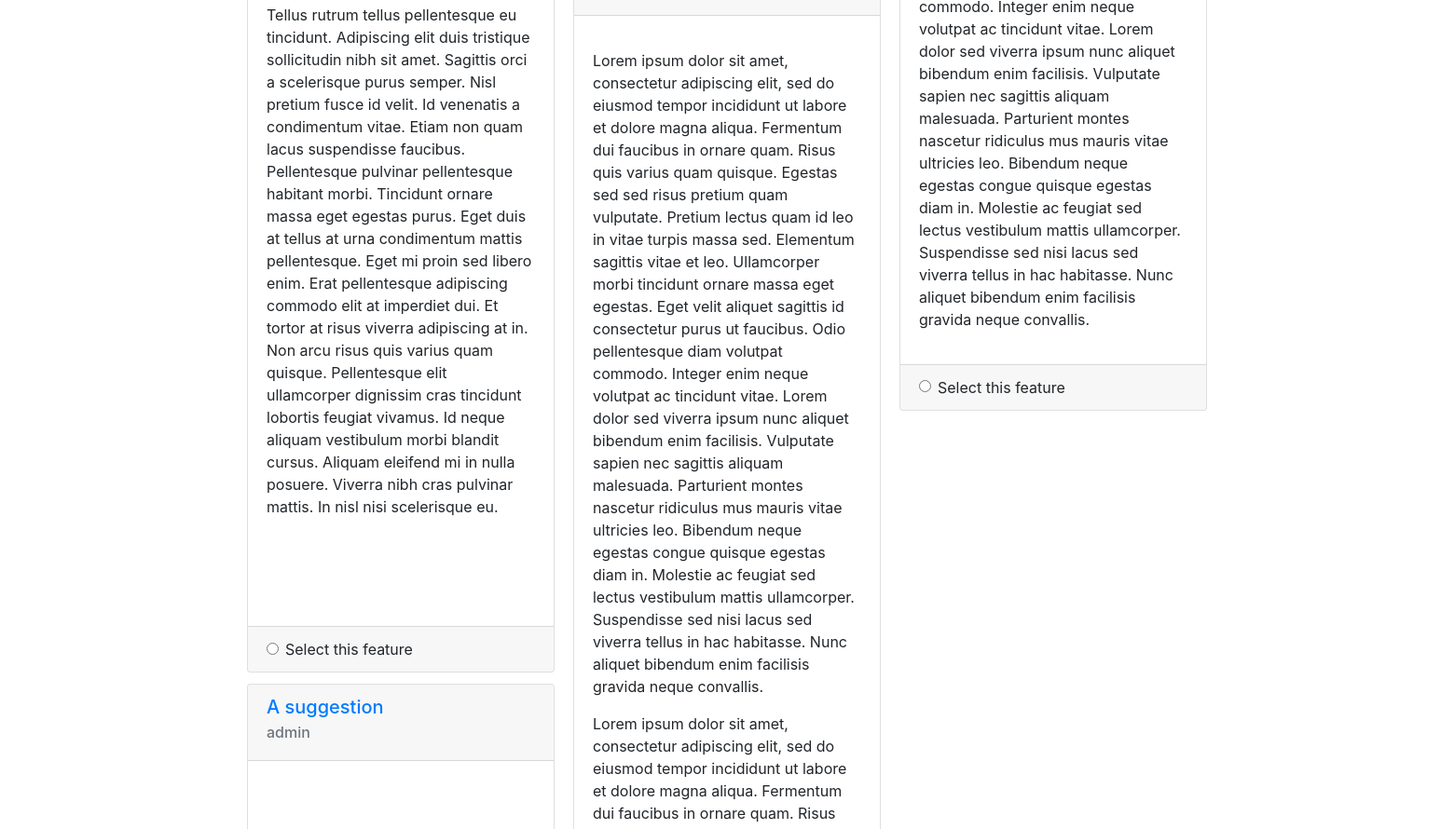
/suggestions/promote (signed in, middle part), run on an earlier commit of the app's database.
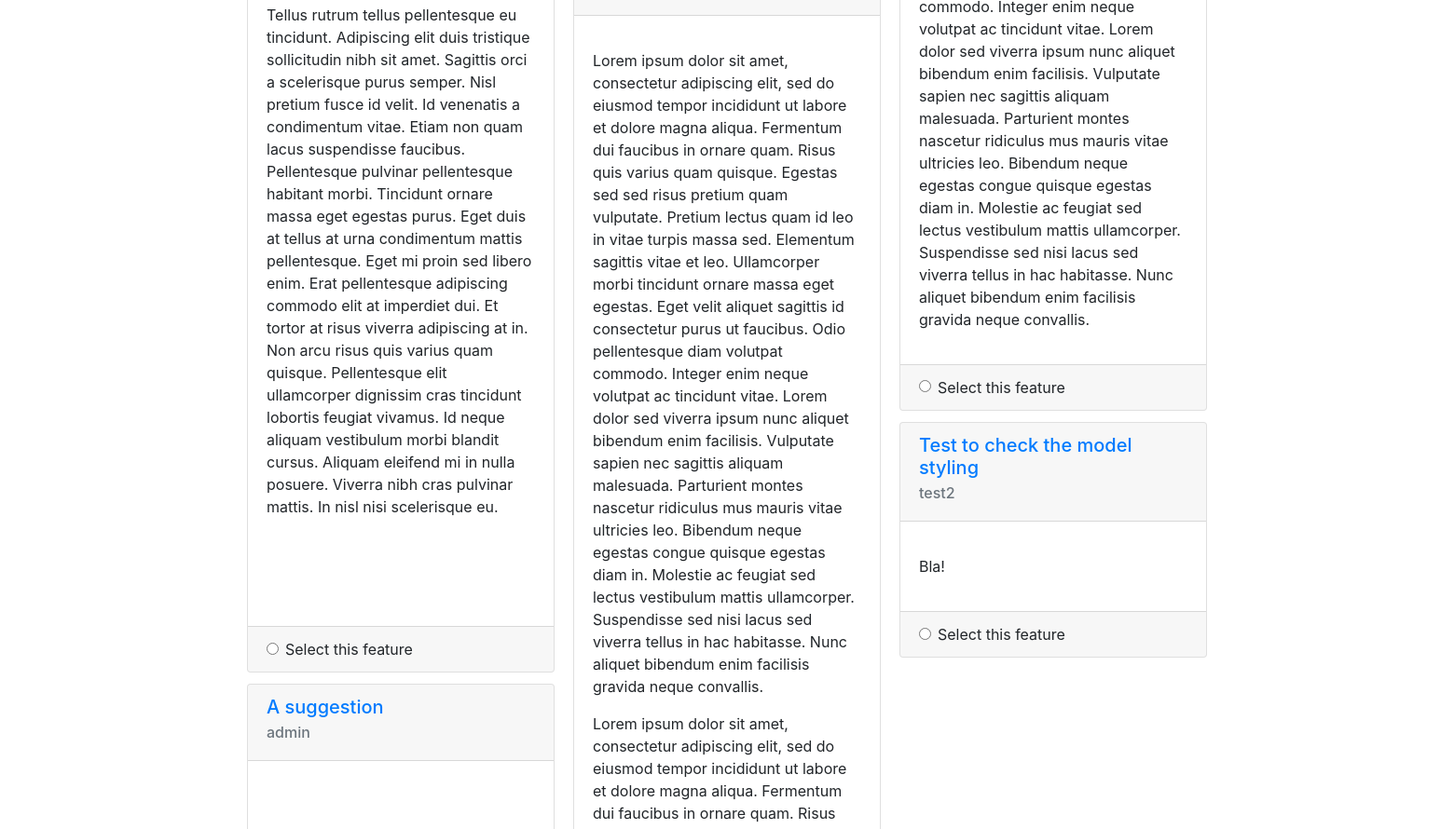
And on a later commit of the database.
### usersuggestions/models.py (models this page shows, shortened)
class Suggestion(models.Model):
    suggestion_choices = ((True, 'Feature'), (False, 'Bug Fix'))
    is_feature = models.BooleanField(blank=False, default=False, choices=suggestion_choices)
    user = models.ForeignKey(User, null=False, on_delete=models.PROTECT)
    title = models.CharField(max_length=200, blank=False)
    details = RichTextUploadingField()
    date_time = models.DateTimeField(auto_now_add=True)
    delay_submission = models.BooleanField(null=False, blank=True, default=False)

### accounts/models.py (models this page shows)
class User(AbstractUser):
    USERNAME_FIELD = "email"
    email = models.EmailField(('email address'), blank=False, unique=True)
    REQUIRED_FIELDS = []
    def __str__(self):
        return self.username

### usersuggestions/views.py (the view, shortened to what this page needs)
@login_required()
def promote_feature(request):
    if settings.COINS_ENABLED:
        prices = get_feature_promotion_prices()
        user_coins = return_user_coins(request.user)
        coin_options = return_all_store_coin_options()
        discount_rates = get_promote_feature_discount_rates()
        tomorrow = (datetime.date.today() + datetime.timedelta(days=1))
        max_date = (get_voting_end_date() - datetime.timedelta(days=2))
        features = return_current_features()
        return render(request, "promote_feature.html", {"features": features,
                                                        "user_coins": user_coins, "discount_rates": discount_rates,
                                                        "prices": prices, "coin_options": coin_options,
                                                        "max_date": max_date, "tomorrow": tomorrow})
    else:
        return redirect("issue_tracker")

### market/cart.py (called while the page is built)
    def __len__(self):
        return sum(item['quantity'] for item in self.cart.values())

### market/coins.py (called while the page is built)
def return_user_coins(user):
    UserCoins.objects.get_or_create(user=user)
    user_row = UserCoins.objects.get(user=user)
    return user_row.coins

def get_coins_price(name):
    return CoinsPurchase.objects.get(name=name).coins_price

def return_all_store_coin_options():
    return StoreItem.objects.filter(is_coins=True).order_by("coins_amount")

### market/contexts.py (called while the page is built)
def cart(request):
    return {'cart': Cart(request)}

def usercoins(request):
    if request.user.is_authenticated:
        user = request.user
        coins_amount = UserCoins.objects.get(user=user).coins
        return {"usercoins":coins_amount}
    else:
        return {"usercoins": None}

### market/helpers.py (called while the page is built)
def get_promote_feature_discount_rates():
    return {2: discounts.two, 3: discounts.three, 4: discounts.four, 5: discounts.five}

### usersuggestions/voting.py (called while the page is built)
def get_voting_end_date():
    try:
        current_winner = SuggestionAdminPage.objects.get(current_winner="True")
        return current_winner.expected_completion_date
    except:
        return datetime.date.today() + datetime.timedelta(days=5)

### usersuggestions/templates/promote_feature.html (shortened to what this page needs)
{% extends 'base.html' %}
{% block content %}
<main id="promote-feature">
     <div class="row">
            <div class="col-xs-10 col-md-8 offset-xs-1 offset-md-2">
<form method="POST" id="featureSuggestionForm">
<div class="card-columns">
{% for feature in features %}
<div class="card" >
    <div class="card-header">
    <h5 class="card-title">    <td><a target="_blank" href="{% url 'view_suggestion' feature.id %}">{{ feature.title }}</a> </td></h5>
     <h6 class="card-subtitle mb-2 text-muted">{{ feature.user }}</h6>
</div>
     <div class="card-body">
    <div class="suggestion-details">
    <p class="card-text">{{ feature.details|safe }}</p>
    </div>
    </div>
  <div class="card-footer">
    <div class="form-check">
   <input class="form-check-input" type="radio" required name="featureSuggestion"id="{{ feature.id }}" value="{{ feature.id }}" >
  <label class="form-check-label" >
    Select this feature
  </label>
  </div>
</div>
</div>
{% endfor %}
</div>
</form>
</div>
</div>
</main>
{% endblock %}

What changed in the data, as far as the page shows it:
added Suggestion: title "Test to check the model styling", user "test2", details "Bla!"
